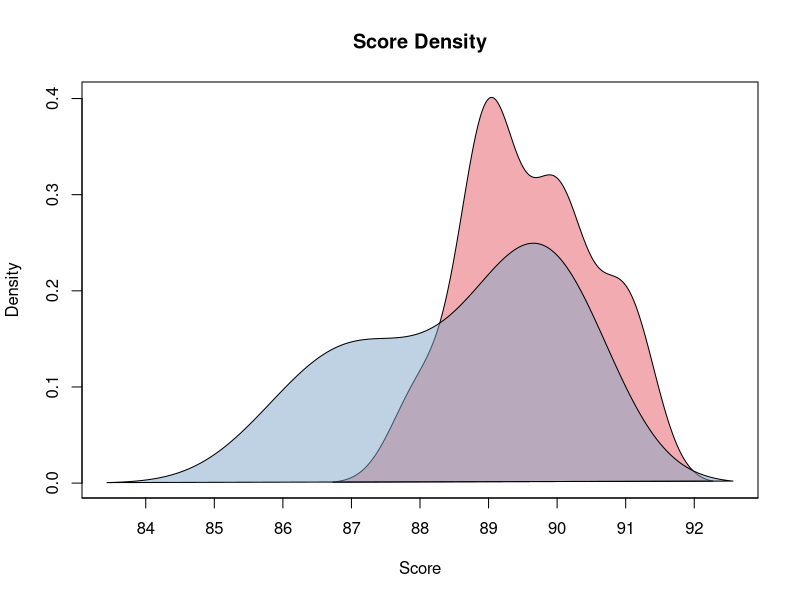
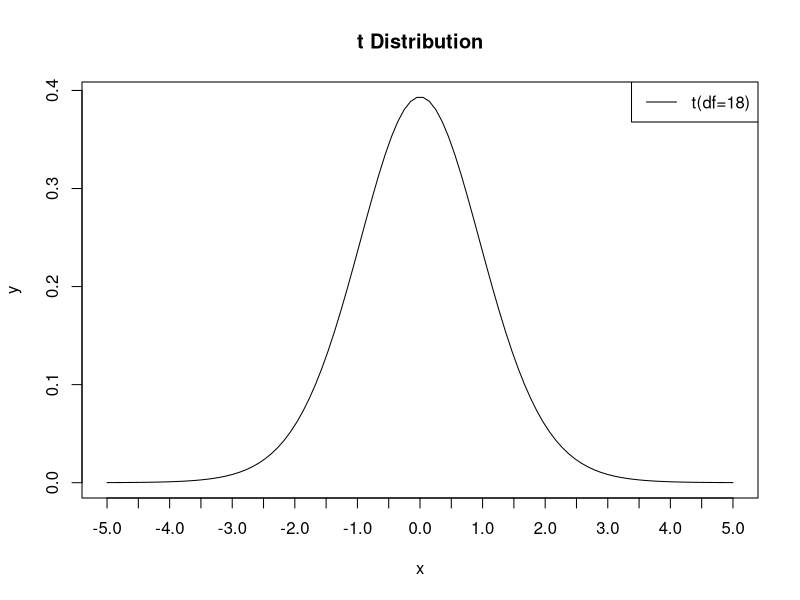
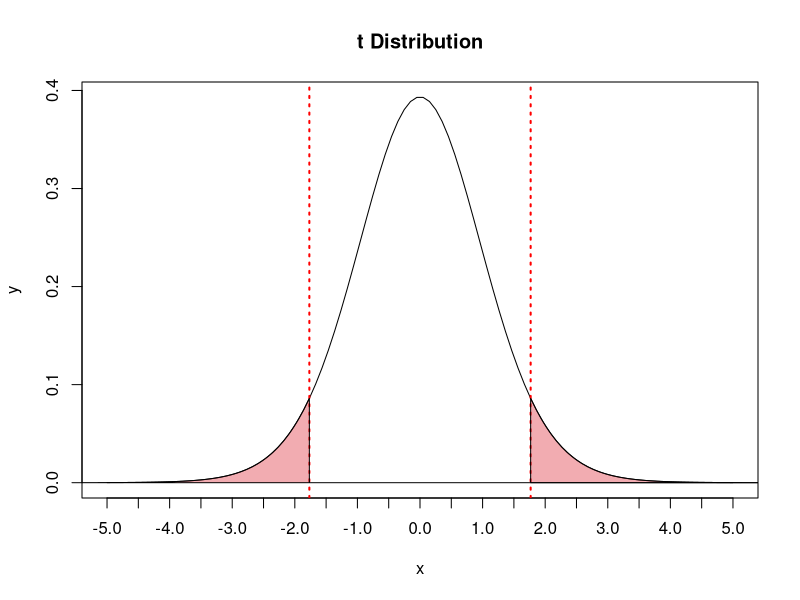
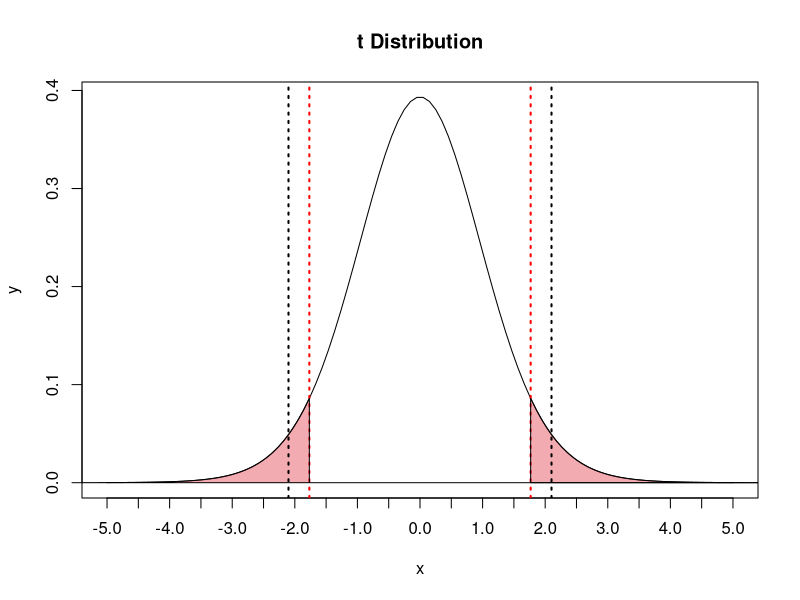

Write R code to recreate these figures, in order.
## ---- chunk 1
knitr::opts_chunk$set(echo       = TRUE,
                      message    = FALSE,
                      warning    = FALSE,
                      out.width  = 800,
                      out.height = 600,
                      fig.align  = "center",
                      dev        = "ragg_png")
## ---- chunk 2
set.seed(1989)
A <- floor(rnorm(10, 90, 1))
B <- floor(rnorm(10, 89, 1))
#A <- c(9,7,8,9,8,9,9,10,9,9) 
#B <- c(9,6,7,8,7,9,8,8,8,7)
A_density <- density(A)
B_density <- density(B)

plot(
  range(A_density$x, B_density$x),
  range(A_density$y, B_density$y),
  type = "n",
  xlab = "Score",
  ylab = "Density", 
  xaxt = "n")
axis(1, at = seq(min(A, B)-10, max(A, B)+10, by = 1))

polygon(A_density, col = adjustcolor("#E55A64", alpha.f = 0.5))
polygon(B_density, col = adjustcolor("#7FA6C9", alpha.f = 0.5))
title("Score Density")
## ---- chunk 3
summary(A);
summary(B)
## ---- chunk 4
df <- (length(A) + length(B) - 2)
x <- seq(-5, 5, length.out = 100)
y <- dt(x, df = df)
plot(x,
     y,
     type = "l", 
  xaxt = "n")
axis(1, at = seq(min(x), max(x), by = .5))
title("t Distribution")
legend("topright", 
       paste0("t(df=", df, ")"),
       lty = 1)
## ---- chunk 5
ttest_res <- t.test(A, B, var.equal = TRUE)
ttest_res
## ---- chunk 6
plot(x,
     y,
     type = "l", 
  xaxt = "n")
axis(1, at = seq(min(x), max(x), by = .5))
title("t Distribution")
abline(v = ttest_res$statistic, lwd = 2, col = "red", lty = 3)
abline(v = -1*ttest_res$statistic, lwd = 2, col = "red", lty = 3)

xx_upr <- seq(ttest_res$statistic, 10, length=100)
xx_lwr <- seq(-1*ttest_res$statistic, -10, length=100)
z <- dt(xx_upr, df = df)
polygon(c(ttest_res$statistic, xx_upr, 8),
        c(0, z, 0),
        col = adjustcolor("#E55A64", alpha.f = 0.5))
polygon(c(-1*ttest_res$statistic, xx_lwr ,8),
        c(0, z, 0),
        col = adjustcolor("#E55A64", alpha.f = 0.5))
## ---- chunk 7
prob_lwr <- pt(-1 * ttest_res$statistic, df = df)
prob_lwr
## ---- chunk 8
prob_upr <- 1 - pt(ttest_res$statistic, df = df)
prob_upr
## ---- chunk 9
prob_lwr + prob_upr
## ---- chunk 10
integral_lwr <- integrate(f = dt, df = df, lower = -Inf, upper = -1 * ttest_res$statistic)$value
integral_upr <- 1 - integrate(f = dt, df = df, lower = -Inf, upper = ttest_res$statistic)$value
sprintf("p-value: %f", (integral_lwr + integral_upr))
## ---- chunk 11
plot(x,
     y,
     type = "l", 
  xaxt = "n")
axis(1, at = seq(min(x), max(x), by = .5))
title("t Distribution")
abline(v = ttest_res$statistic, lwd = 2, col = "red", lty = 3)
abline(v = -1*ttest_res$statistic, lwd = 2, col = "red", lty = 3)

xx_upr <- seq(ttest_res$statistic, 10, length=100)
xx_lwr <- seq(-1*ttest_res$statistic, -10, length=100)
z <- dt(xx_upr, df = df)
polygon(c(ttest_res$statistic, xx_upr, 8),
        c(0, z, 0),
        col = adjustcolor("#E55A64", alpha.f = 0.5))
polygon(c(-1*ttest_res$statistic, xx_lwr ,8),
        c(0, z, 0),
        col = adjustcolor("#E55A64", alpha.f = 0.5))

abline(v = qt(0.025, df = df), lwd = 2, col = "black", lty = 3)
abline(v = qt(0.975, df = df), lwd = 2, col = "black", lty = 3)
